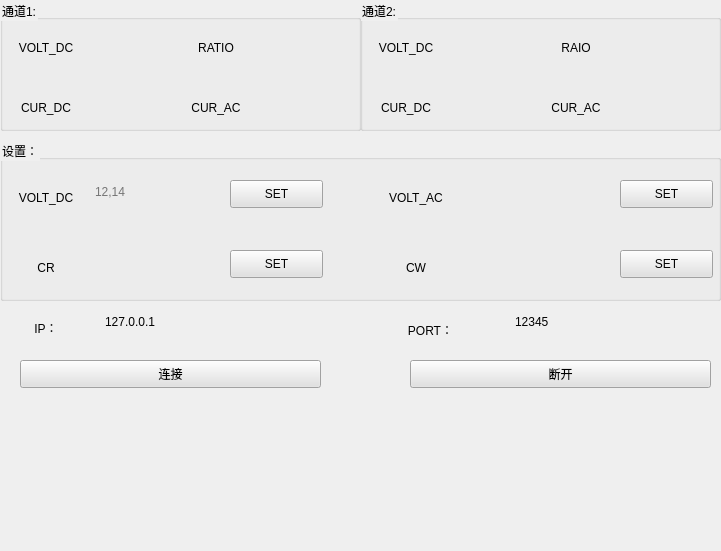
<?xml version="1.0" encoding="UTF-8"?>
<ui version="4.0">
 <class>MainWiget</class>
 <widget class="QWidget" name="MainWiget">
  <property name="geometry">
   <rect>
    <x>0</x>
    <y>0</y>
    <width>721</width>
    <height>551</height>
   </rect>
  </property>
  <property name="windowTitle">
   <string>Form</string>
  </property>
  <widget class="QStackedWidget" name="stackedWidget">
   <property name="geometry">
    <rect>
     <x>0</x>
     <y>0</y>
     <width>721</width>
     <height>551</height>
    </rect>
   </property>
   <property name="styleSheet">
    <string notr="true">background-color: rgba(255, 255, 224, 0)</string>
   </property>
   <widget class="QWidget" name="page">
    <widget class="QTextBrowser" name="output_tb">
     <property name="geometry">
      <rect>
       <x>10</x>
       <y>400</y>
       <width>701</width>
       <height>141</height>
      </rect>
     </property>
    </widget>
    <widget class="QGroupBox" name="groupBox_3">
     <property name="geometry">
      <rect>
       <x>0</x>
       <y>140</y>
       <width>721</width>
       <height>161</height>
      </rect>
     </property>
     <property name="title">
      <string>设置：</string>
     </property>
     <widget class="QTextEdit" name="CW_te">
      <property name="geometry">
       <rect>
        <x>480</x>
        <y>110</y>
        <width>121</width>
        <height>31</height>
       </rect>
      </property>
     </widget>
     <widget class="QLabel" name="label_9">
      <property name="geometry">
       <rect>
        <x>380</x>
        <y>120</y>
        <width>72</width>
        <height>15</height>
       </rect>
      </property>
      <property name="text">
       <string>CW</string>
      </property>
      <property name="alignment">
       <set>Qt::AlignCenter</set>
      </property>
     </widget>
     <widget class="QTextEdit" name="CR_te">
      <property name="geometry">
       <rect>
        <x>90</x>
        <y>110</y>
        <width>121</width>
        <height>31</height>
       </rect>
      </property>
     </widget>
     <widget class="QPushButton" name="CV_pb">
      <property name="geometry">
       <rect>
        <x>620</x>
        <y>40</y>
        <width>93</width>
        <height>28</height>
       </rect>
      </property>
      <property name="styleSheet">
       <string notr="true">background-color: rgb(225, 225, 225);</string>
      </property>
      <property name="text">
       <string>SET</string>
      </property>
     </widget>
     <widget class="QLabel" name="label_10">
      <property name="geometry">
       <rect>
        <x>10</x>
        <y>120</y>
        <width>72</width>
        <height>15</height>
       </rect>
      </property>
      <property name="text">
       <string>CR</string>
      </property>
      <property name="alignment">
       <set>Qt::AlignCenter</set>
      </property>
     </widget>
     <widget class="QTextEdit" name="DC_TE">
      <property name="geometry">
       <rect>
        <x>90</x>
        <y>40</y>
        <width>121</width>
        <height>31</height>
       </rect>
      </property>
      <property name="documentTitle">
       <string/>
      </property>
      <property name="lineWrapColumnOrWidth">
       <number>0</number>
      </property>
      <property name="placeholderText">
       <string>12,14</string>
      </property>
     </widget>
     <widget class="QPushButton" name="DC_PB">
      <property name="geometry">
       <rect>
        <x>230</x>
        <y>40</y>
        <width>93</width>
        <height>28</height>
       </rect>
      </property>
      <property name="styleSheet">
       <string notr="true">background-color: rgb(225, 225, 225);</string>
      </property>
      <property name="text">
       <string>SET</string>
      </property>
     </widget>
     <widget class="QPushButton" name="CR_tb">
      <property name="geometry">
       <rect>
        <x>230</x>
        <y>110</y>
        <width>93</width>
        <height>28</height>
       </rect>
      </property>
      <property name="styleSheet">
       <string notr="true">background-color: rgb(225, 225, 225);</string>
      </property>
      <property name="text">
       <string>SET</string>
      </property>
     </widget>
     <widget class="QLabel" name="label_7">
      <property name="geometry">
       <rect>
        <x>380</x>
        <y>50</y>
        <width>72</width>
        <height>15</height>
       </rect>
      </property>
      <property name="text">
       <string>VOLT_AC</string>
      </property>
      <property name="alignment">
       <set>Qt::AlignCenter</set>
      </property>
     </widget>
     <widget class="QPushButton" name="CW_pb">
      <property name="geometry">
       <rect>
        <x>620</x>
        <y>110</y>
        <width>93</width>
        <height>28</height>
       </rect>
      </property>
      <property name="styleSheet">
       <string notr="true">background-color: rgb(225, 225, 225);</string>
      </property>
      <property name="text">
       <string>SET</string>
      </property>
     </widget>
     <widget class="QTextEdit" name="CV_te">
      <property name="geometry">
       <rect>
        <x>480</x>
        <y>40</y>
        <width>121</width>
        <height>31</height>
       </rect>
      </property>
     </widget>
     <widget class="QLabel" name="label_8">
      <property name="geometry">
       <rect>
        <x>10</x>
        <y>50</y>
        <width>72</width>
        <height>15</height>
       </rect>
      </property>
      <property name="text">
       <string>VOLT_DC</string>
      </property>
      <property name="alignment">
       <set>Qt::AlignCenter</set>
      </property>
     </widget>
     <zorder>label_9</zorder>
     <zorder>CV_pb</zorder>
     <zorder>label_10</zorder>
     <zorder>DC_PB</zorder>
     <zorder>CR_tb</zorder>
     <zorder>label_7</zorder>
     <zorder>CW_pb</zorder>
     <zorder>label_8</zorder>
     <zorder>CR_te</zorder>
     <zorder>CV_te</zorder>
     <zorder>CW_te</zorder>
     <zorder>DC_TE</zorder>
    </widget>
    <widget class="QGroupBox" name="groupBox">
     <property name="enabled">
      <bool>true</bool>
     </property>
     <property name="geometry">
      <rect>
       <x>0</x>
       <y>0</y>
       <width>361</width>
       <height>131</height>
      </rect>
     </property>
     <property name="title">
      <string>通道1:</string>
     </property>
     <widget class="QLabel" name="label">
      <property name="geometry">
       <rect>
        <x>10</x>
        <y>40</y>
        <width>72</width>
        <height>16</height>
       </rect>
      </property>
      <property name="text">
       <string>VOLT_DC</string>
      </property>
      <property name="alignment">
       <set>Qt::AlignCenter</set>
      </property>
     </widget>
     <widget class="QLabel" name="label_13">
      <property name="geometry">
       <rect>
        <x>180</x>
        <y>40</y>
        <width>72</width>
        <height>16</height>
       </rect>
      </property>
      <property name="text">
       <string>RATIO</string>
      </property>
      <property name="alignment">
       <set>Qt::AlignCenter</set>
      </property>
     </widget>
     <widget class="QTextBrowser" name="VOLT_DC_1_TB">
      <property name="geometry">
       <rect>
        <x>80</x>
        <y>30</y>
        <width>71</width>
        <height>31</height>
       </rect>
      </property>
     </widget>
     <widget class="QLabel" name="label_14">
      <property name="geometry">
       <rect>
        <x>180</x>
        <y>100</y>
        <width>72</width>
        <height>16</height>
       </rect>
      </property>
      <property name="text">
       <string>CUR_AC</string>
      </property>
      <property name="alignment">
       <set>Qt::AlignCenter</set>
      </property>
     </widget>
     <widget class="QTextBrowser" name="CUR_DC_1_TB">
      <property name="geometry">
       <rect>
        <x>80</x>
        <y>90</y>
        <width>71</width>
        <height>31</height>
       </rect>
      </property>
     </widget>
     <widget class="QLabel" name="label_2">
      <property name="geometry">
       <rect>
        <x>10</x>
        <y>100</y>
        <width>72</width>
        <height>16</height>
       </rect>
      </property>
      <property name="text">
       <string>CUR_DC</string>
      </property>
      <property name="alignment">
       <set>Qt::AlignCenter</set>
      </property>
     </widget>
     <widget class="QTextBrowser" name="CUR_AC_1_TB">
      <property name="geometry">
       <rect>
        <x>250</x>
        <y>90</y>
        <width>71</width>
        <height>31</height>
       </rect>
      </property>
     </widget>
     <widget class="QTextBrowser" name="RATIO_1_TB">
      <property name="geometry">
       <rect>
        <x>250</x>
        <y>30</y>
        <width>71</width>
        <height>31</height>
       </rect>
      </property>
     </widget>
     <zorder>label</zorder>
     <zorder>label_13</zorder>
     <zorder>label_14</zorder>
     <zorder>label_2</zorder>
     <zorder>CUR_DC_1_TB</zorder>
     <zorder>VOLT_DC_1_TB</zorder>
     <zorder>CUR_AC_1_TB</zorder>
     <zorder>RATIO_1_TB</zorder>
    </widget>
    <widget class="QPushButton" name="OFF_pb">
     <property name="geometry">
      <rect>
       <x>410</x>
       <y>360</y>
       <width>301</width>
       <height>28</height>
      </rect>
     </property>
     <property name="styleSheet">
      <string notr="true">background-color: rgb(225, 225, 225);</string>
     </property>
     <property name="text">
      <string>断开</string>
     </property>
    </widget>
    <widget class="QTextEdit" name="IP_Edit">
     <property name="geometry">
      <rect>
       <x>100</x>
       <y>310</y>
       <width>191</width>
       <height>31</height>
      </rect>
     </property>
     <property name="layoutDirection">
      <enum>Qt::LeftToRight</enum>
     </property>
     <property name="html">
      <string>&lt;!DOCTYPE HTML PUBLIC &quot;-//W3C//DTD HTML 4.0//EN&quot; &quot;http://www.w3.org/TR/REC-html40/strict.dtd&quot;&gt;
&lt;html&gt;&lt;head&gt;&lt;meta name=&quot;qrichtext&quot; content=&quot;1&quot; /&gt;&lt;meta charset=&quot;utf-8&quot; /&gt;&lt;style type=&quot;text/css&quot;&gt;
p, li { white-space: pre-wrap; }
&lt;/style&gt;&lt;/head&gt;&lt;body style=&quot; font-family:'Microsoft YaHei UI'; font-size:9pt; font-weight:400; font-style:normal;&quot;&gt;
&lt;p style=&quot; margin-top:0px; margin-bottom:0px; margin-left:0px; margin-right:0px; -qt-block-indent:0; text-indent:0px;&quot;&gt;&lt;span style=&quot; font-family:'SimSun';&quot;&gt;127.0.0.1&lt;/span&gt;&lt;/p&gt;&lt;/body&gt;&lt;/html&gt;</string>
     </property>
    </widget>
    <widget class="QPushButton" name="ON_pb">
     <property name="geometry">
      <rect>
       <x>20</x>
       <y>360</y>
       <width>301</width>
       <height>28</height>
      </rect>
     </property>
     <property name="styleSheet">
      <string notr="true">background-color: rgb(225, 225, 225);</string>
     </property>
     <property name="text">
      <string>连接</string>
     </property>
    </widget>
    <widget class="QGroupBox" name="groupBox_2">
     <property name="enabled">
      <bool>true</bool>
     </property>
     <property name="geometry">
      <rect>
       <x>360</x>
       <y>0</y>
       <width>361</width>
       <height>131</height>
      </rect>
     </property>
     <property name="title">
      <string>通道2:</string>
     </property>
     <widget class="QLabel" name="label_5">
      <property name="geometry">
       <rect>
        <x>10</x>
        <y>40</y>
        <width>72</width>
        <height>16</height>
       </rect>
      </property>
      <property name="text">
       <string>VOLT_DC</string>
      </property>
      <property name="alignment">
       <set>Qt::AlignCenter</set>
      </property>
     </widget>
     <widget class="QLabel" name="label_17">
      <property name="geometry">
       <rect>
        <x>180</x>
        <y>40</y>
        <width>72</width>
        <height>16</height>
       </rect>
      </property>
      <property name="text">
       <string>RAIO</string>
      </property>
      <property name="alignment">
       <set>Qt::AlignCenter</set>
      </property>
     </widget>
     <widget class="QTextBrowser" name="VOLT_DC_2_TB">
      <property name="geometry">
       <rect>
        <x>80</x>
        <y>30</y>
        <width>71</width>
        <height>31</height>
       </rect>
      </property>
     </widget>
     <widget class="QLabel" name="label_18">
      <property name="geometry">
       <rect>
        <x>180</x>
        <y>100</y>
        <width>72</width>
        <height>16</height>
       </rect>
      </property>
      <property name="text">
       <string>CUR_AC</string>
      </property>
      <property name="alignment">
       <set>Qt::AlignCenter</set>
      </property>
     </widget>
     <widget class="QTextBrowser" name="CUR_DC_2_TB">
      <property name="geometry">
       <rect>
        <x>80</x>
        <y>90</y>
        <width>71</width>
        <height>31</height>
       </rect>
      </property>
     </widget>
     <widget class="QLabel" name="label_6">
      <property name="geometry">
       <rect>
        <x>10</x>
        <y>100</y>
        <width>72</width>
        <height>16</height>
       </rect>
      </property>
      <property name="text">
       <string>CUR_DC</string>
      </property>
      <property name="alignment">
       <set>Qt::AlignCenter</set>
      </property>
     </widget>
     <widget class="QTextBrowser" name="CUR_AC_2_TB">
      <property name="geometry">
       <rect>
        <x>250</x>
        <y>90</y>
        <width>71</width>
        <height>31</height>
       </rect>
      </property>
     </widget>
     <widget class="QTextBrowser" name="RATIO_2_TB">
      <property name="geometry">
       <rect>
        <x>250</x>
        <y>30</y>
        <width>71</width>
        <height>31</height>
       </rect>
      </property>
     </widget>
     <zorder>label_5</zorder>
     <zorder>label_17</zorder>
     <zorder>label_18</zorder>
     <zorder>label_6</zorder>
     <zorder>VOLT_DC_2_TB</zorder>
     <zorder>CUR_DC_2_TB</zorder>
     <zorder>RATIO_2_TB</zorder>
     <zorder>CUR_AC_2_TB</zorder>
    </widget>
    <widget class="QTextEdit" name="PORT_Edit">
     <property name="geometry">
      <rect>
       <x>510</x>
       <y>310</y>
       <width>191</width>
       <height>31</height>
      </rect>
     </property>
     <property name="html">
      <string>&lt;!DOCTYPE HTML PUBLIC &quot;-//W3C//DTD HTML 4.0//EN&quot; &quot;http://www.w3.org/TR/REC-html40/strict.dtd&quot;&gt;
&lt;html&gt;&lt;head&gt;&lt;meta name=&quot;qrichtext&quot; content=&quot;1&quot; /&gt;&lt;meta charset=&quot;utf-8&quot; /&gt;&lt;style type=&quot;text/css&quot;&gt;
p, li { white-space: pre-wrap; }
&lt;/style&gt;&lt;/head&gt;&lt;body style=&quot; font-family:'Microsoft YaHei UI'; font-size:9pt; font-weight:400; font-style:normal;&quot;&gt;
&lt;p style=&quot; margin-top:0px; margin-bottom:0px; margin-left:0px; margin-right:0px; -qt-block-indent:0; text-indent:0px;&quot;&gt;&lt;span style=&quot; font-family:'SimSun';&quot;&gt;12345&lt;/span&gt;&lt;/p&gt;&lt;/body&gt;&lt;/html&gt;</string>
     </property>
    </widget>
    <widget class="QLabel" name="label_12">
     <property name="geometry">
      <rect>
       <x>10</x>
       <y>320</y>
       <width>72</width>
       <height>16</height>
      </rect>
     </property>
     <property name="text">
      <string>IP：</string>
     </property>
     <property name="alignment">
      <set>Qt::AlignCenter</set>
     </property>
    </widget>
    <widget class="QLabel" name="label_11">
     <property name="geometry">
      <rect>
       <x>380</x>
       <y>320</y>
       <width>101</width>
       <height>20</height>
      </rect>
     </property>
     <property name="text">
      <string>PORT：</string>
     </property>
     <property name="alignment">
      <set>Qt::AlignCenter</set>
     </property>
    </widget>
   </widget>
   <widget class="QWidget" name="page_2"/>
  </widget>
 </widget>
 <resources/>
 <connections/>
</ui>
